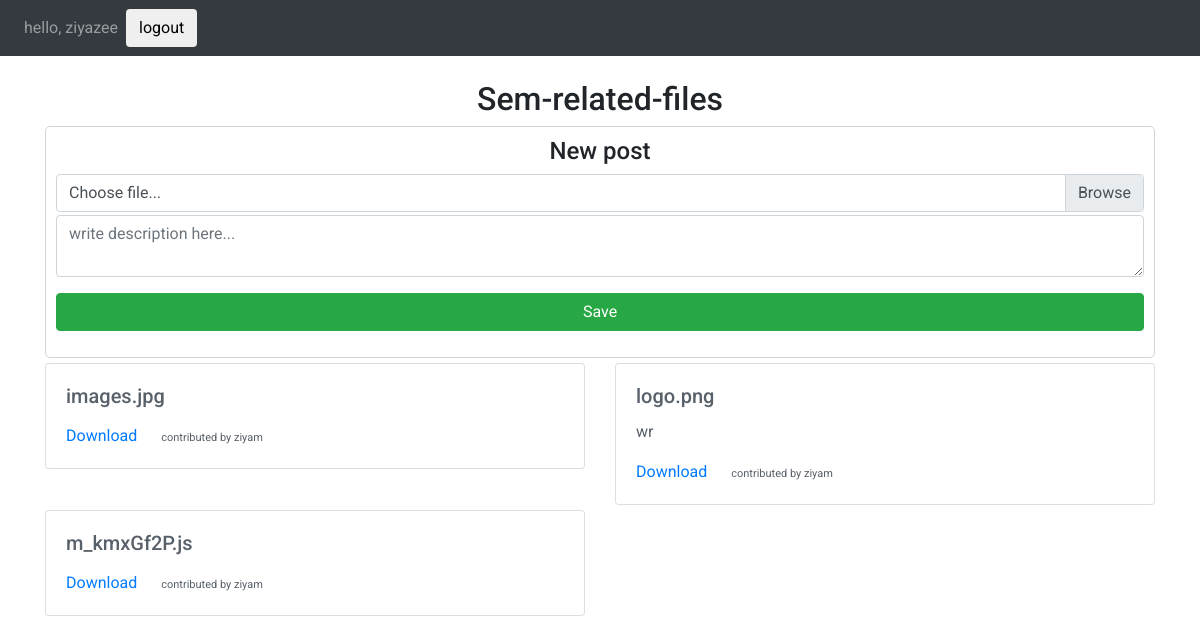
Before: /files/Sem-related-files/ (signed in) with the older database file.
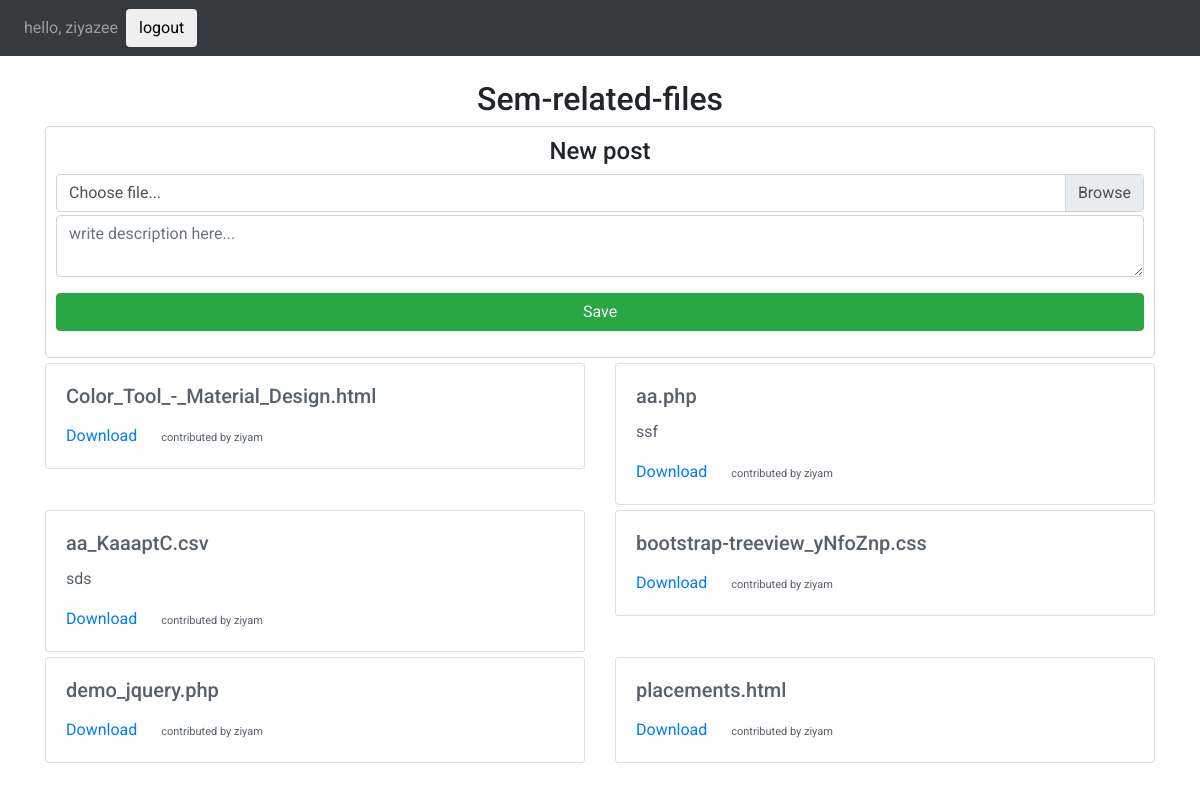
After: the same page with the newer database file.
### letsdoit/models.py (models this page shows, shortened)
class filest(models.Model):
    fname=models.FileField()
    fdescription=models.CharField(max_length=50,blank=True)
    usn=models.CharField(max_length=50)
    categorie = models.ForeignKey(clasyear,to_field='name',
    on_delete=models.CASCADE,
    )

### letsdoit/views.py (the view)
# urls.py: url(r'^files/(?P<categorie>[\f\w-]+)/$',views.files,name='files'),
def files(request,categorie):
    print(categorie)
    usn = None
    if request.user.is_authenticated:
        usn = request.user.username
    file=filest.objects.filter(categorie=categorie).order_by('fname')
    if request.method == 'POST':
        form = PostForm(request.POST,request.FILES)
        if form.is_valid():
            form.save()
            return HttpResponseRedirect(request.path_info)
    else:
        form = PostForm( initial = {'categorie':categorie,'usn':usn})
    if request.user.is_authenticated:
        return render(request,'files.html',{'file':file,'form':form})
    else:
        return redirect("/")

### letsdoit/forms.py
class PostForm(forms.ModelForm):
    class Meta:
        fdescription = forms.CharField(max_length=2000,
        widget=forms.Textarea() )
        model = filest
        fields = ('fname','fdescription','usn' ,'categorie',)
        widgets = {'categorie': forms.HiddenInput(),'usn': forms.HiddenInput()}

### letsdoit/templates/files.html (shortened to what this page needs)
<html>
    <head>
         <link rel="stylesheet" href="https://maxcdn.bootstrapcdn.com/bootstrap/4.1.0/css/bootstrap.min.css">
    </head>
    <body style="background:#FFFFFF">
        <nav class="navbar navbar-expand-sm bg-dark navbar-dark">
                <ul class="navbar-nav">
                  <li class="nav-item">
                    <a class="nav-link" href="#">hello, ziyazee</a>
                  </li>
                </ul>
                <form action="accounts/logout/"method="post" style="margin:0">
                   <button type="submit"class="btn"><span>logout</span></button>
                </form>
        </nav>
        <div class="container">
   <br>             <center> <h2>{{request.resolver_match.kwargs.categorie}}</h2></center>
                <div style="border:1px solid #D1D5DA;padding:10px;border-radius:5px;background-color:#FFFFFF"><center><h4>New post</h4></center>
                    <div style="">
                        <form method="POST" class="post-form"enctype="multipart/form-data">
                            <div class="custom-file">
                                    <label for="logo" class="custom-file-label">Choose file...</label>
                                 </div>
                            <div class="form-group">
                                <textarea class="form-control"name="fdescription"placeholder="write description here..." id="exampleFormControlTextarea1" rows="2"></textarea>
                            </div>
                            <center>
                                <button type="submit" class="btn btn-success"style="width:100%;"><span style="">Save</span></button>
                            </center>
                        </form>
                    </div>
                </div>
            <div class="row">
                {% for sub in file %}
                <div class="col-sm-6 ">
                    <div class="card" style="background-color: #FFFFFF;margin-top:5px;">
                        <div class="card-body">
                            <h5 class="card-title" style="color:#586069">{{ sub.fname }}</h5>
                            <p class="card-text" style="color:#586069">{{sub.fdescription }}</p>
                            <a href="{{ sub.fname.url }}"download class="card-link">Download</a>
                            <span class="card-link" style="font-size: 11px;color:#586069">contributed by {{ sub.usn }}</span>
                        </div>
                    </div>
                </div>
                {% endfor %}
            </div>
            <br>
        </div>
    </body>
</html>

Changed rows visible on the page:
removed filest: fname "images.jpg", usn "ziyam"
removed filest: fname "logo.png", fdescription "wr", usn "ziyam"
removed filest: fname "m_kmxGf2P.js", usn "ziyam"
added filest: fname "Color_Tool_-_Material_Design.html", usn "ziyam"
added filest: fname "aa.php", fdescription "ssf", usn "ziyam"
added filest: fname "aa_KaaaptC.csv", fdescription "sds", usn "ziyam"
added filest: fname "bootstrap-treeview_yNfoZnp.css", usn "ziyam"
added filest: fname "demo_jquery.php", usn "ziyam"
added filest: fname "placements.html", usn "ziyam"
